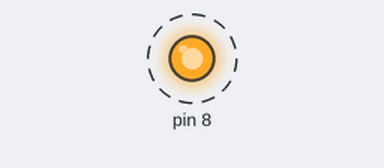
Bench run of a program on a simulated Raspberry Pi (header pin numbers). Shown: output pins drawn as LEDs (lit = HIGH). Dashed ring = blinking.

Above: at 0.5 s.
Timing chart, 0 to 4.6 s (numbered marks = the images above):
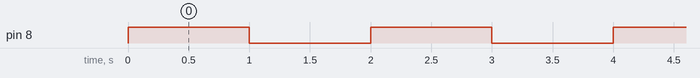

The program:

blink_led.py
```python
from time import sleep
import RPi.GPIO as GPIO

GPIO.setmode(GPIO.BOARD)
GPIO.setup(8, GPIO.OUT)

def blink_stop(onTime, offTime):
    GPIO.output(8, GPIO.HIGH)
    sleep(onTime)

    GPIO.output(8, GPIO.LOW)
    sleep(offTime)


while True:
    blink_stop(1,1)

    
```

Measured:
- by itself, pin 8: alternates HIGH for 1.0 s and LOW for 1.0 s
